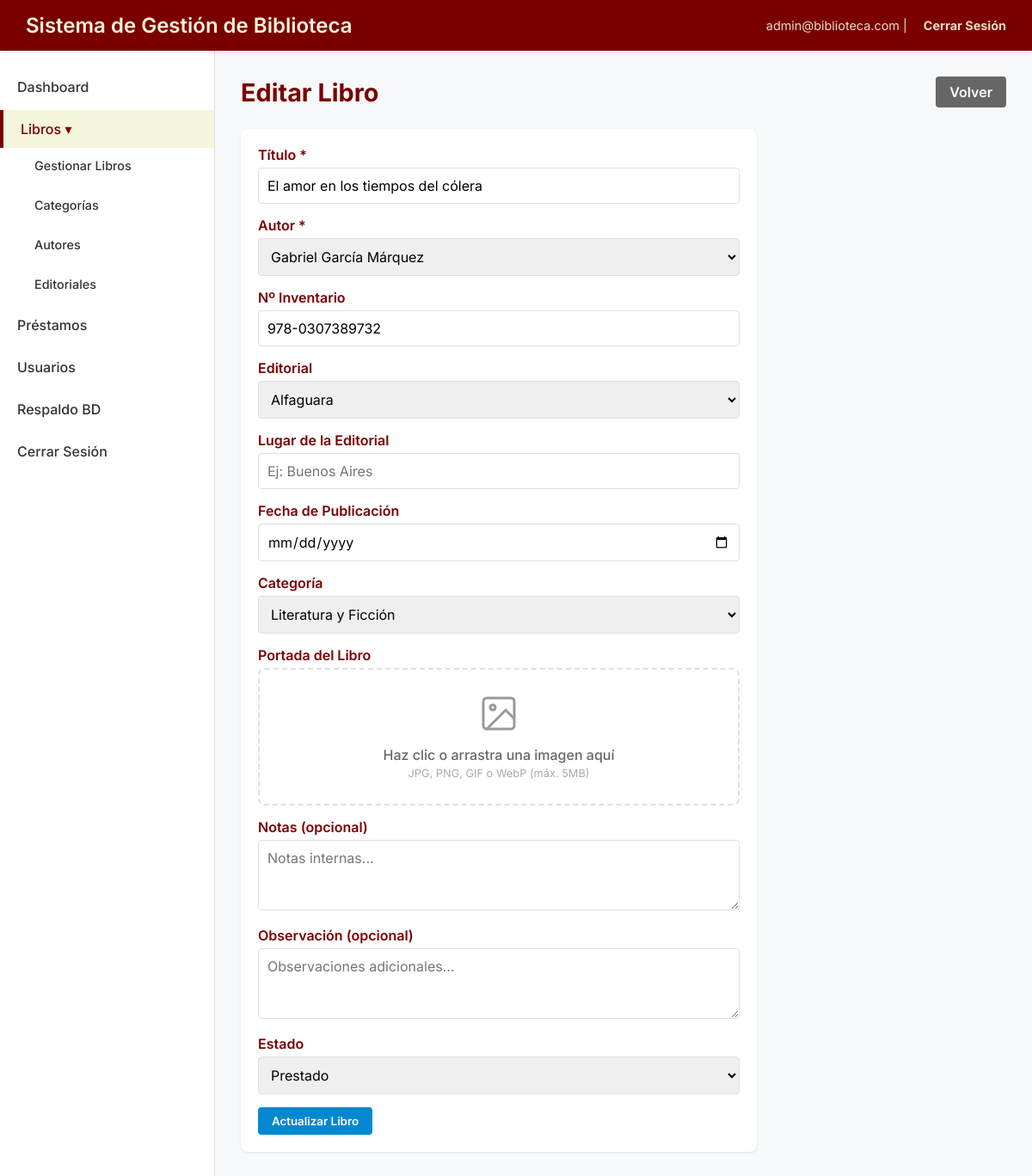
/pages/edit_book.php?id=2 (signed in), run on the app's committed database.
### tables this page shows
CREATE TABLE IF NOT EXISTS `books` (
    `id` INT AUTO_INCREMENT PRIMARY KEY,
    `titulo` VARCHAR(255) NOT NULL,
    `author_id` INT DEFAULT NULL,
    `isbn` VARCHAR(50) DEFAULT NULL,
    `publisher_id` INT DEFAULT NULL,
    `lugar_editorial` VARCHAR(255) DEFAULT NULL,
    `fecha_publicacion` DATE DEFAULT NULL,
    `category_id` INT DEFAULT NULL,
    `rack_id` INT DEFAULT NULL,
    `imagen` VARCHAR(255) DEFAULT NULL,
    `notas` TEXT DEFAULT NULL,
    `observacion` TEXT DEFAULT NULL,
    `estado` ENUM('Disponible', 'Prestado', 'Extraviado') NOT NULL DEFAULT 'Disponible',
    `created_at` TIMESTAMP DEFAULT CURRENT_TIMESTAMP,
    FOREIGN KEY (`author_id`) REFERENCES `authors`(`id`) ON DELETE SET NULL,
    FOREIGN KEY (`publisher_id`) REFERENCES `publishers`(`id`) ON DELETE SET NULL,
    FOREIGN KEY (`category_id`) REFERENCES `categories`(`id`) ON DELETE SET NULL,
    FOREIGN KEY (`rack_id`) REFERENCES `racks`(`id`) ON DELETE SET NULL
);

CREATE TABLE IF NOT EXISTS `authors` (
    `id` INT AUTO_INCREMENT PRIMARY KEY,
    `name` VARCHAR(255) NOT NULL
);

CREATE TABLE IF NOT EXISTS `publishers` (
    `id` INT AUTO_INCREMENT PRIMARY KEY,
    `name` VARCHAR(255) NOT NULL
);

CREATE TABLE IF NOT EXISTS `categories` (
    `id` INT AUTO_INCREMENT PRIMARY KEY,
    `name` VARCHAR(255) NOT NULL
);

### pages/edit_book.php (the view, shortened to what this page needs)
<?php
require_once __DIR__ . '/../config.php';
require_once __DIR__ . '/../includes/header.php';
$id = $_GET['id'] ?? null;
$stmt = $pdo->prepare("SELECT * FROM books WHERE id = ?");
$stmt->execute([$id]);
$libro = $stmt->fetch();
$categories = $pdo->query("SELECT * FROM categories ORDER BY name ASC")->fetchAll();
$authors = $pdo->query("SELECT * FROM authors ORDER BY name ASC")->fetchAll();
$publishers = $pdo->query("SELECT * FROM publishers ORDER BY name ASC")->fetchAll();
?>
<?php require_once __DIR__ . '/../includes/sidebar.php'; ?>
<div class="content-header">
    <h2>Editar Libro</h2>
    <a href="books.php" class="btn btn-primary" style="background-color: #666;">Volver</a>
</div>
<div class="form-container">
    <form method="POST" enctype="multipart/form-data">
        <div class="form-group">
            <label>Título *</label>
            <input type="text" name="titulo" class="form-control" required value="<?php echo htmlspecialchars($libro['titulo']); ?>">
        </div>
        <div class="form-group">
            <label>Autor *</label>
            <select name="author_id" class="form-control" required>
                <?php foreach ($authors as $a): ?>
                    <option value="<?php echo $a['id']; ?>" <?php if ($libro['author_id'] == $a['id']) echo 'selected'; ?>><?php echo htmlspecialchars($a['name']); ?></option>
                <?php endforeach; ?>
            </select>
        </div>
        <div class="form-group">
            <label>Nº Inventario</label>
            <input type="text" name="isbn" class="form-control" value="<?php echo htmlspecialchars($libro['isbn'] ?? ''); ?>">
        </div>
        <div class="form-group">
            <label>Editorial</label>
            <select name="publisher_id" class="form-control">
                <?php foreach ($publishers as $p): ?>
                    <option value="<?php echo $p['id']; ?>" <?php if ($libro['publisher_id'] == $p['id']) echo 'selected'; ?>><?php echo htmlspecialchars($p['name']); ?></option>
                <?php endforeach; ?>
            </select>
        </div>
        <div class="form-group">
            <label>Lugar de la Editorial</label>
            <input type="text" name="lugar_editorial" class="form-control" value="<?php echo htmlspecialchars($libro['lugar_editorial'] ?? ''); ?>" placeholder="Ej: Buenos Aires">
        </div>
        <div class="form-group">
            <label>Fecha de Publicación</label>
            <input type="date" name="fecha_publicacion" class="form-control" value="<?php echo htmlspecialchars($libro['fecha_publicacion'] ?? ''); ?>">
        </div>
        <div class="form-group">
            <label>Categoría</label>
            <select name="category_id" class="form-control">
                <?php foreach ($categories as $c): ?>
                    <option value="<?php echo $c['id']; ?>" <?php if ($libro['category_id'] == $c['id']) echo 'selected'; ?>><?php echo htmlspecialchars($c['name']); ?></option>
                <?php endforeach; ?>
            </select>
        </div>
        <div class="form-group">
            <label>Portada del Libro</label>
            <div class="image-upload-area" id="uploadArea">
                <div class="upload-placeholder" id="uploadPlaceholder" <?php if ($libro['imagen']): ?>style="display:none;"<?php endif; ?>>
                    <svg width="48" height="48" viewBox="0 0 24 24" fill="none" stroke="#999" stroke-width="1.5">
                        <rect x="3" y="3" width="18" height="18" rx="2"/>
                        <circle cx="8.5" cy="8.5" r="1.5"/>
                        <path d="M21 15l-5-5L5 21"/>
                    </svg>
                    <p>Haz clic o arrastra una imagen aquí</p>
                    <span>JPG, PNG, GIF o WebP (máx. 5MB)</span>
                </div>
            </div>
        </div>
        <div class="form-group">
            <label>Notas (opcional)</label>
            <textarea name="notas" class="form-control" rows="3" placeholder="Notas internas..."><?php echo htmlspecialchars($libro['notas'] ?? ''); ?></textarea>
        </div>
        <div class="form-group">
            <label>Observación (opcional)</label>
            <textarea name="observacion" class="form-control" rows="3" placeholder="Observaciones adicionales..."><?php echo htmlspecialchars($libro['observacion'] ?? ''); ?></textarea>
        </div>
        <div class="form-group">
            <label>Estado</label>
            <select name="estado" class="form-control">
                <option value="Prestado" <?php if ($libro['estado'] == 'Prestado') echo 'selected'; ?>>Prestado</option>
            </select>
        </div>
        <button type="submit" class="btn btn-primary">Actualizar Libro</button>
    </form>
</div>
<?php require_once __DIR__ . '/../includes/footer.php'; ?>

### style.css (style rules this page uses)
:root { --color-primary: #7a0000; --color-secondary: beige; --color-accent: #9d0000; --color-success: #2e7d32; --color-warning: #f57c00; --color-info: #0288d1; --color-text-dark: #333333; --color-bg-light: #f8f9fa; --color-border: #e0e0e0; }
* { margin: 0; padding: 0; box-sizing: border-box; font-family: 'Inter', 'Roboto', 'Helvetica Neue', Arial, sans-serif; }
body { background-color: var(--color-bg-light); color: var(--color-text-dark); display: flex; flex-direction: column; min-height: 100vh; }
.content-header { display: flex; justify-content: space-between; align-items: center; margin-bottom: 25px; }
.content-header h2 { font-size: 1.8rem; color: var(--color-primary); }
.btn { padding: 8px 16px; border: none; border-radius: 4px; cursor: pointer; font-weight: 600; text-decoration: none; display: inline-block; transition: background-color 0.2s; color: white; }
.btn-primary { background-color: var(--color-info); }
.form-group { margin-bottom: 15px; text-align: left; }
.form-group label { display: block; margin-bottom: 5px; font-weight: 600; color: var(--color-primary); }
.form-control { width: 100%; padding: 10px; border: 1px solid var(--color-border); border-radius: 4px; font-size: 1rem; }
.form-container { background: white; padding: 20px; border-radius: 8px; box-shadow: 0 1px 3px rgba(0,0,0,0.1); max-width: 600px; }
.image-upload-area { border: 2px dashed var(--color-border); border-radius: 8px; padding: 20px; text-align: center; cursor: pointer; transition: border-color 0.3s, background-color 0.3s; position: relative; min-height: 160px; display: flex; align-items: center; justify-content: center; }
.upload-placeholder { color: #999; }
.upload-placeholder p { margin-top: 10px; font-weight: 500; color: #666; }
.upload-placeholder span { font-size: 0.8rem; color: #aaa; }

### data on the page
books: titulo "El amor en los tiempos del cólera", author_id "Gabriel García Márquez", isbn "978-0307389732", publisher_id "Alfaguara", category_id "Literatura y Ficción", estado "Prestado"

### other printed values
$usuario_logueado "admin@biblioteca.com"
